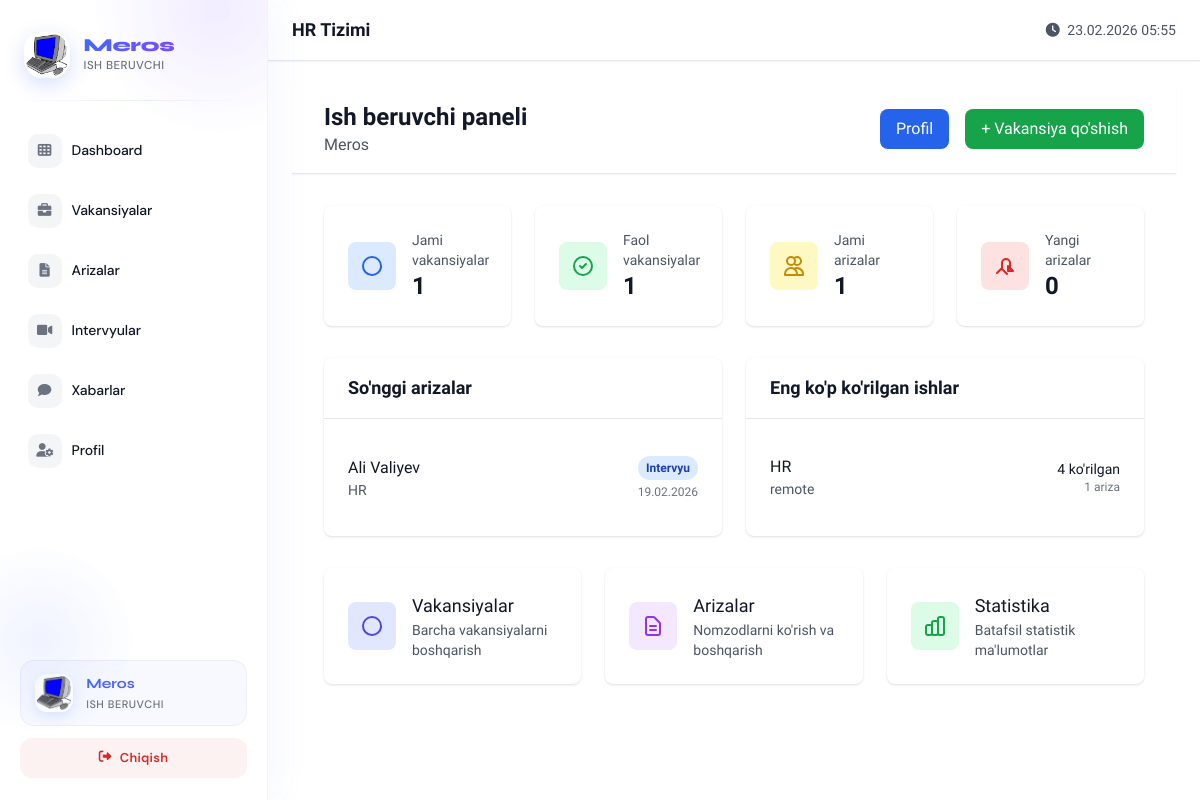
The app's page /dashboard/ (signed in), older data.
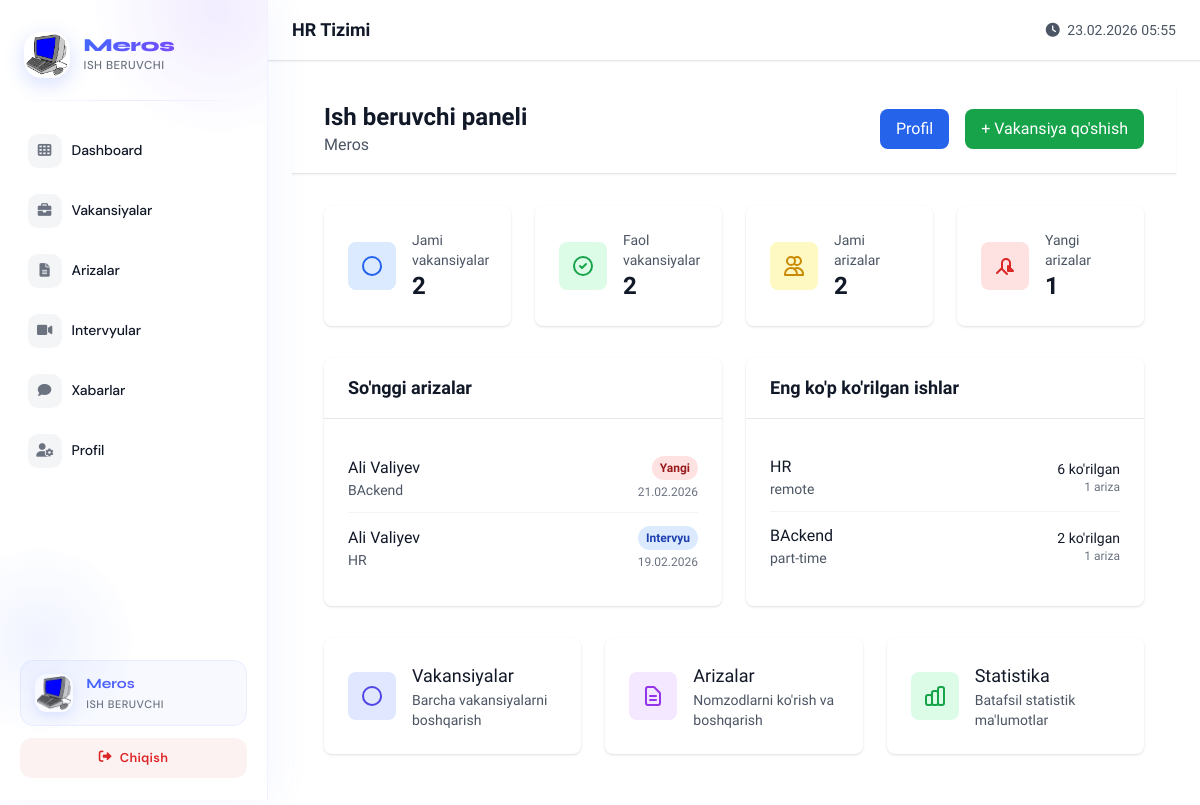
The same page, newer data.
### hr_bolim/models.py (models this page shows, shortened)
class CandidateApplication(models.Model):
    STATUS_CHOICES = (
        ("new", "Yangi"),
        ("reviewed", "Ko'rilgan"),
        ("interview", "Intervyu"),
        ("rejected", "Rad etilgan"),
        ("accepted", "Qabul qilingan"),
    )
    job = models.ForeignKey(EmployerJob, on_delete=models.CASCADE, related_name='applications')
    candidate = models.ForeignKey(User, on_delete=models.CASCADE, limit_choices_to={"role": "candidate"})
    resume_file = models.FileField(upload_to="applications/resumes/")
    cover_letter = models.TextField(blank=True, null=True)
    status = models.CharField(max_length=20, choices=STATUS_CHOICES, default="new")
    internal_notes = models.TextField(blank=True, null=True)
    consent_given = models.BooleanField(default=False)
    consent_date = models.DateTimeField(blank=True, null=True)
    applied_at = models.DateTimeField(auto_now_add=True)
    updated_at = models.DateTimeField(auto_now=True)
    class Meta:
        unique_together = ('job', 'candidate')

class User(AbstractUser):
    ROLE_CHOICES = (
        ("candidate","Ish izlovchi"),
        ("employer","Ish beruvchi"),
        ("admin","Admin")
    )
    role = models.CharField(max_length=20,choices=ROLE_CHOICES, default='candidate')
    phone = models.CharField(max_length=20,blank=True,null=True)
    consent_given = models.BooleanField(default=False)
    consent_date = models.DateTimeField(blank=True,null=True)
    consent_policy_version = models.CharField(max_length=10,blank=True,null=True)
    data_retention_until = models.DateTimeField(blank=True,null=True)
    is_delete = models.BooleanField(default=False)
    created_at = models.DateTimeField(auto_now_add=True)
    update_at = models.DateTimeField(auto_now=True)
    is_staff = models.BooleanField(default=False)
    is_superuser = models.BooleanField(default=False)

class EmployerJob(models.Model):
    STATUS_CHOICES = (
        ("draft", "Draft"),
        ("active", "Active"),
        ("closed", "Closed"),
        ("paused", "Paused"),
    )
    EMPLOYMENT_TYPE = (
        ("full-time", "To'liq stavka"),
        ("part-time", "Qisman stavka"),
        ("remote", "Masofaviy"),
        ("hybrid", "Gibrid"),
        ("internship", "Stajirovka"),
    )
    company = models.ForeignKey(Company, on_delete=models.CASCADE, related_name='jobs')
    title = models.CharField(max_length=200)
    employment_type = models.CharField(max_length=50, choices=EMPLOYMENT_TYPE)
    salary_min = models.DecimalField(max_digits=12, decimal_places=0, blank=True, null=True)
    salary_max = models.DecimalField(max_digits=12, decimal_places=0, blank=True, null=True)
    requirements = models.TextField()
    responsibilities = models.TextField()
    benefits = models.TextField(blank=True, null=True)
    location = models.CharField(max_length=200)
    deadline = models.DateTimeField()
    positions_count = models.PositiveIntegerField(default=1)
    status = models.CharField(max_length=20, choices=STATUS_CHOICES, default="draft")
    view_count = models.PositiveIntegerField(default=0)
    application_count = models.PositiveIntegerField(default=0)
    created_at = models.DateTimeField(auto_now_add=True)
    updated_at = models.DateTimeField(auto_now=True)

### hr_bolim/views.py (the view)
# urls.py: path('dashboard/', dashboard_view, name='dashboard'),
@login_required
def dashboard_view(request):
    if request.user.role == 'candidate':
        return candidate_dashboard(request)
    elif request.user.role == 'employer':
        return employer_dashboard(request)
    elif request.user.role == 'admin' or request.user.is_superuser:
        return admin_dashboard(request)
    else:
        return redirect('home')

### hr_bolim/views.py (called while the page is built)
def employer_required(view_func):
    @wraps(view_func)
    def _wrapped(request, *args, **kwargs):
        if not request.user.is_authenticated:
            from django.contrib.auth.views import redirect_to_login
            return redirect_to_login(request.get_full_path())
        if getattr(request.user, 'role', None) != 'employer':
            return redirect('home')
        return view_func(request, *args, **kwargs)
    return _wrapped

### hr_bolim/templates/hr_bolim/employer/dashboard.html (shortened to what the changed rows need)
{% extends 'hr_bolim/base_with_sidebar.html' %}
{% load static %}
{% block employer_content %}
<div class="">
    <div class="bg-white shadow-sm border-b">
        <div class="max-w-7xl mx-auto px-4 sm:px-6 lg:px-8">
            <div class="flex justify-between items-center py-4">
                <div>
                    <h1 class="text-2xl font-bold text-gray-900">Ish beruvchi paneli</h1>
                </div>
            </div>
        </div>
    </div>
    <div class="max-w-7xl mx-auto px-4 sm:px-6 lg:px-8 py-8">
        <div class="grid grid-cols-1 md:grid-cols-2 lg:grid-cols-4 gap-6">
            <div class="bg-white rounded-lg shadow p-6">
                <div class="flex items-center">
                    <div class="ml-4">
                        <p class="text-sm text-gray-600">Jami vakansiyalar</p>
                        <p class="text-2xl font-bold text-gray-900">{{ total_jobs }}</p>
                    </div>
                </div>
            </div>
            <div class="bg-white rounded-lg shadow p-6">
                <div class="flex items-center">
                    <div class="ml-4">
                        <p class="text-sm text-gray-600">Faol vakansiyalar</p>
                        <p class="text-2xl font-bold text-gray-900">{{ active_jobs }}</p>
                    </div>
                </div>
            </div>
            <div class="bg-white rounded-lg shadow p-6">
                <div class="flex items-center">
                    <div class="ml-4">
                        <p class="text-sm text-gray-600">Jami arizalar</p>
                        <p class="text-2xl font-bold text-gray-900">{{ total_applications }}</p>
                    </div>
                </div>
            </div>
            <div class="bg-white rounded-lg shadow p-6">
                <div class="flex items-center">
                    <div class="ml-4">
                        <p class="text-sm text-gray-600">Yangi arizalar</p>
                        <p class="text-2xl font-bold text-gray-900">{{ new_applications }}</p>
                    </div>
                </div>
            </div>
        </div>
        <div class="grid grid-cols-1 lg:grid-cols-2 gap-6 mt-8">
            <div class="bg-white rounded-lg shadow">
                <div class="px-6 py-4 border-b border-gray-200">
                    <h2 class="text-lg font-semibold text-gray-900">So'nggi arizalar</h2>
                </div>
                <div class="p-6">
                    {% for application in recent_applications %}
                    <div class="flex items-center justify-between py-3 border-b border-gray-100 last:border-0">
                        <div>
                            <p class="font-medium text-gray-900">{{ application.candidate.get_full_name }}</p>
                            <p class="text-sm text-gray-600">{{ application.job.title }}</p>
                        </div>
                        <div class="text-right">
                            <span class="inline-flex px-2 py-1 text-xs font-semibold rounded-full
                                {% if application.status == 'new' %}bg-red-100 text-red-800
                                {% elif application.status == 'reviewed' %}bg-yellow-100 text-yellow-800
                                {% elif application.status == 'interview' %}bg-blue-100 text-blue-800
                                {% elif application.status == 'accepted' %}bg-green-100 text-green-800
                                {% else %}bg-gray-100 text-gray-800{% endif %}">
                                {{ application.get_status_display }}
                            </span>
                            <p class="text-xs text-gray-500 mt-1">{{ application.applied_at|date:"d.m.Y" }}</p>
                        </div>
                    </div>
                    {% empty %}
                    <p class="text-gray-500 text-center py-4">Hali arizalar yo'q</p>
                    {% endfor %}
                </div>
            </div>
            <div class="bg-white rounded-lg shadow">
                <div class="px-6 py-4 border-b border-gray-200">
                    <h2 class="text-lg font-semibold text-gray-900">Eng ko'p ko'rilgan ishlar</h2>
                </div>
                <div class="p-6">
                    {% for job in popular_jobs %}
                    <div class="flex items-center justify-between py-3 border-b border-gray-100 last:border-0">
                        <div>
                            <p class="font-medium text-gray-900">{{ job.title }}</p>
                            <p class="text-sm text-gray-600">{{ job.employment_type }}</p>
                        </div>
                        <div class="text-right">
                            <p class="text-sm font-medium text-gray-900">{{ job.view_count }} ko'rilgan</p>
                            <p class="text-xs text-gray-500">{{ job.application_count }} ariza</p>
                        </div>
                    </div>
                    {% empty %}
                    <p class="text-gray-500 text-center py-4">Hali vakansiyalar yo'q</p>
                    {% endfor %}
                </div>
            </div>
        </div>
    </div>
</div>
{% endblock %}

Row changes from the older to the newer data that the page shows:
added CandidateApplication: candidate.get_full_name "Ali Valiyev", job "BAckend", status "Yangi", applied_at "21.02.2026"
changed EmployerJob "HR": view_count "4" → "6"
added EmployerJob: title "BAckend", employment_type "part-time", view_count "2", application_count "1"
Text that changed along with them:
{{ total_jobs }}: "1" → "2"
{{ active_jobs }}: "1" → "2"
{{ total_applications }}: "1" → "2"
{{ new_applications }}: "0" → "1"
